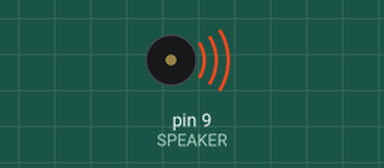
A sketch run on a simulated Arduino Uno, built with avr-gcc and run on an emulated ATmega328P. Parts: buzzer (waves = sounding).

Above: at 0.1 s.
At 11.7 s:
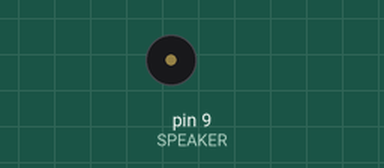
Timing chart, 0 to 13.2 s (numbered marks = the images above):
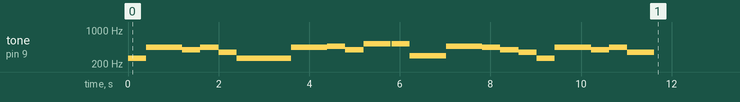

The sketch:

sketch_feb28a.ino
```cpp
#include "pitches.h"
int SPEAKER=9;

int notes[] = {
  NOTE_C4, NOTE_A4, NOTE_A4, NOTE_G4,
  NOTE_A4, NOTE_F4, NOTE_C4, NOTE_C4,
  NOTE_C4, NOTE_A4, NOTE_A4, NOTE_AS4,
  NOTE_G4, NOTE_C5, 0, NOTE_C5, NOTE_D4,
  NOTE_D4, NOTE_AS4,NOTE_AS4,NOTE_A4,
  NOTE_G4, NOTE_F4, NOTE_C4, NOTE_A4,
  NOTE_A4, NOTE_G4, NOTE_A4, NOTE_F4
};

int times[] = {
  400,400,400,400,
  400,400,400,400,
  400,400,400,400,
  400,600,20,400,400,
  400,400,400,400,
  400,400,400,400,
  400,400,400,600
};

void setup(){
 for (int i = 0; i < 29; i++){
  tone(SPEAKER, notes[i],times[i]);
  delay(times[i]);
  noTone(SPEAKER);
 }
}
void loop(){}
```
